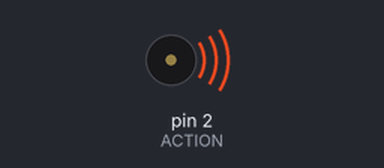
The sketch below on a simulated Arduino Uno, built with avr-gcc and run on an emulated ATmega328P. On the bench: buzzer (waves = sounding). What the sketch prints to the serial monitor is not drawn.

Above: at 0.1 s.
Timing chart, 0 to 1.6 s (numbered marks = the images above):
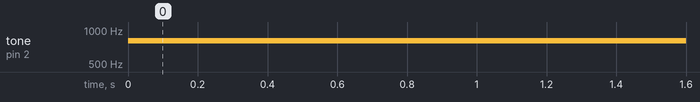

The sketch:

ESP_Raceptor_laser.ino.ino
```cpp
/*
   Laser Sensor module for Arduino
   Turns ON a buzzer or you can control a motor or servo or any other action,

   Watch the video https://youtu.be/h_y1y6eUvIY

 *  *
  Laser Sensor module for Arduino
  Written by Ahmad Nejrabi for Robojax.com
  on Feb 02, 2018 at 18:24 in Ajax, Ontario, Canada
   Permission granted to share this code given that this
   note is kept with the code.
   Disclaimer: this code is "AS IS" and for educational purpose only.

  /*
  /*


*/
// Saser Sensor code for Robojax.com
#define DETECT 0 // pin 2 for  sensor
#define ACTION 2 // pin 8 for action to do someting


void setup() {
  Serial.begin(9600);
  Serial.println("Robojax.com Laser Module Test");
  pinMode(DETECT, INPUT);//define detect input pin
  pinMode(ACTION, OUTPUT);//define ACTION output pin

  // Laser sensor code for Robojax.com

}

void loop() {
  // Laser Sensor code for Robojax.com

  int detected = digitalRead(DETECT);// read Laser sensor

  if ( detected == HIGH)
  {
    noTone(2);// set the buzzer ON
    Serial.println("Detected!");

  } else {
    tone(2,800); // Set the buzzer OFF
    Serial.println("No laser");
    // Laser Sensor code for Robojax.com

  }
  //delay(200);
}
```

Measured:
- by itself, tone on pin 2 (ACTION): silent → 800 Hz at 0.00 s
